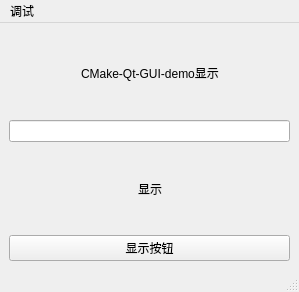
<?xml version="1.0" encoding="UTF-8"?>
<ui version="4.0">
 <class>MainWindow</class>
 <widget class="QMainWindow" name="MainWindow">
  <property name="geometry">
   <rect>
    <x>0</x>
    <y>0</y>
    <width>299</width>
    <height>292</height>
   </rect>
  </property>
  <property name="windowTitle">
   <string>MainWindow</string>
  </property>
  <widget class="QWidget" name="centralwidget">
   <layout class="QVBoxLayout" name="verticalLayout">
    <item>
     <layout class="QHBoxLayout" name="horizontalLayout">
      <item>
       <spacer name="horizontalSpacer">
        <property name="orientation">
         <enum>Qt::Horizontal</enum>
        </property>
        <property name="sizeHint" stdset="0">
         <size>
          <width>40</width>
          <height>20</height>
         </size>
        </property>
       </spacer>
      </item>
      <item>
       <widget class="QLabel" name="label">
        <property name="text">
         <string>CMake-Qt-GUI-demo显示</string>
        </property>
       </widget>
      </item>
      <item>
       <spacer name="horizontalSpacer_2">
        <property name="orientation">
         <enum>Qt::Horizontal</enum>
        </property>
        <property name="sizeHint" stdset="0">
         <size>
          <width>40</width>
          <height>20</height>
         </size>
        </property>
       </spacer>
      </item>
     </layout>
    </item>
    <item>
     <widget class="QLineEdit" name="lineEdit"/>
    </item>
    <item>
     <layout class="QHBoxLayout" name="horizontalLayout_2">
      <item>
       <spacer name="horizontalSpacer_3">
        <property name="orientation">
         <enum>Qt::Horizontal</enum>
        </property>
        <property name="sizeHint" stdset="0">
         <size>
          <width>40</width>
          <height>20</height>
         </size>
        </property>
       </spacer>
      </item>
      <item>
       <widget class="QLabel" name="label_2">
        <property name="text">
         <string>显示</string>
        </property>
       </widget>
      </item>
      <item>
       <spacer name="horizontalSpacer_4">
        <property name="orientation">
         <enum>Qt::Horizontal</enum>
        </property>
        <property name="sizeHint" stdset="0">
         <size>
          <width>40</width>
          <height>20</height>
         </size>
        </property>
       </spacer>
      </item>
     </layout>
    </item>
    <item>
     <widget class="QPushButton" name="pushButton">
      <property name="text">
       <string>显示按钮</string>
      </property>
     </widget>
    </item>
   </layout>
  </widget>
  <widget class="QMenuBar" name="menubar">
   <property name="geometry">
    <rect>
     <x>0</x>
     <y>0</y>
     <width>299</width>
     <height>21</height>
    </rect>
   </property>
   <widget class="QMenu" name="menu">
    <property name="title">
     <string>调试</string>
    </property>
    <addaction name="actionSerialPort"/>
   </widget>
   <addaction name="menu"/>
  </widget>
  <widget class="QStatusBar" name="statusbar"/>
  <action name="actionSerialPort">
   <property name="text">
    <string>串口</string>
   </property>
  </action>
 </widget>
 <resources/>
 <connections/>
</ui>
